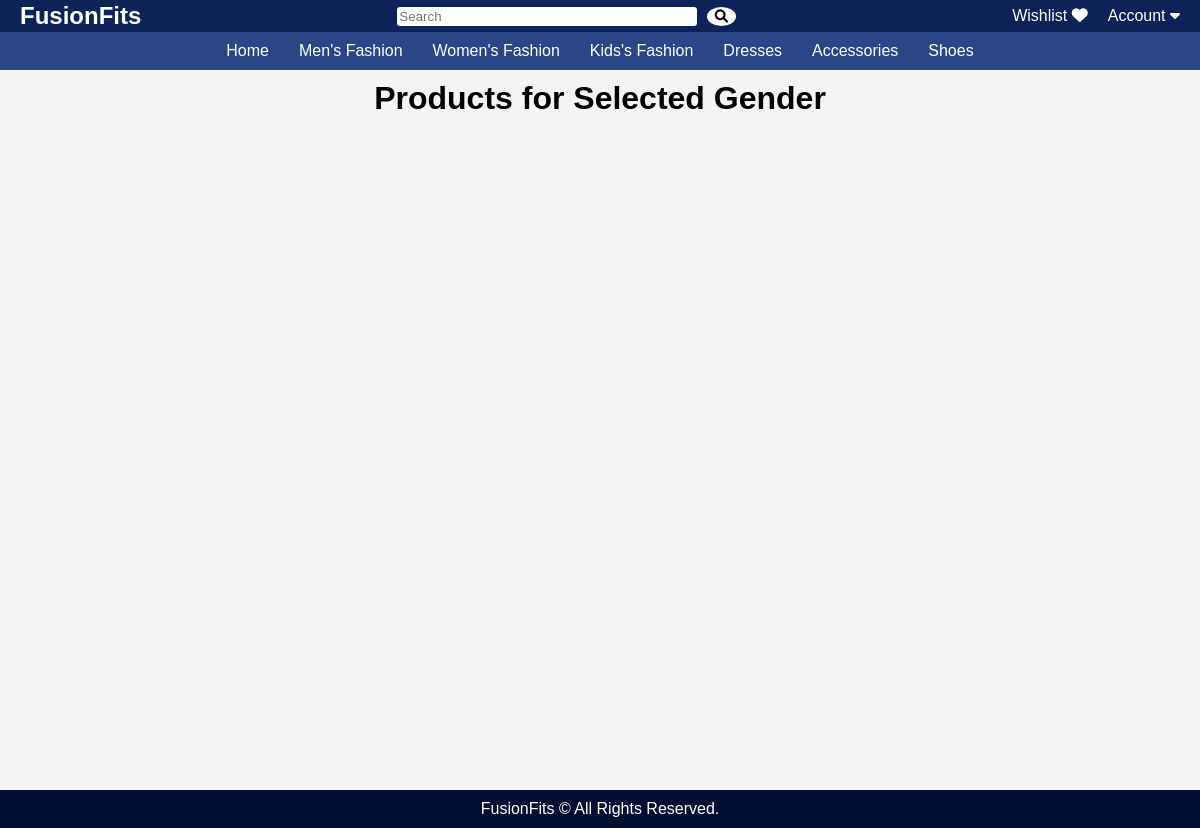
The app's page /gender/male, older data.
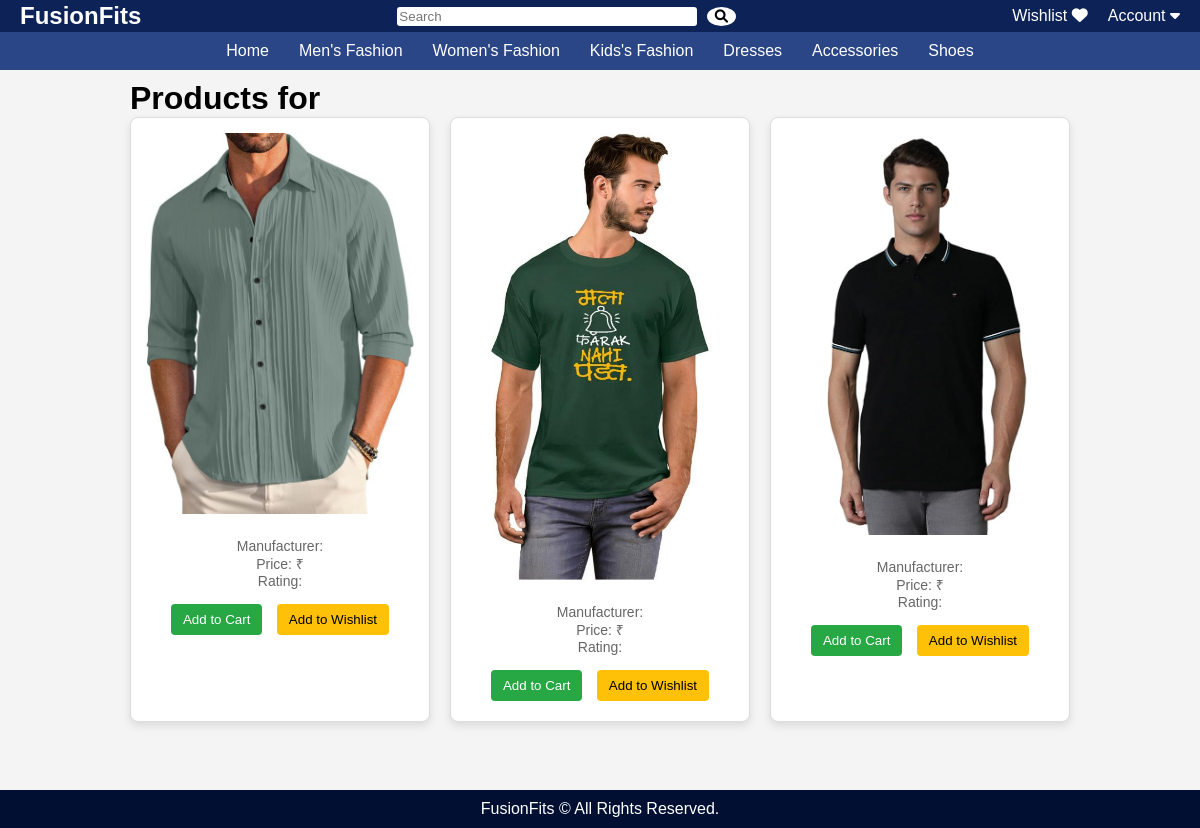
The same page, newer data.
### app/models.py (models this page shows, shortened)
class ProductImage(db.Model):
    id = db.Column(db.Integer, primary_key=True)
    image_url = db.Column(db.String(255), nullable=False)
    product_id = db.Column(db.Integer, db.ForeignKey('product.id'), nullable=False)

### app/category.py (the view)
@category.route('/gender/<gender>')
def product_by_gender(gender):
    products_by_gender,rests,cat= product_view_by_gender(gender)
    return render_template('gender.html', products_by_gender=products_by_gender,wis=rests,cat=cat)

### app/templates/gender.html (shortened to what this page needs)
<!DOCTYPE html>
<html lang="en">
<head>
    <link rel="stylesheet" href="https://cdnjs.cloudflare.com/ajax/libs/font-awesome/6.0.0/css/all.min.css">
    <link rel="stylesheet" href="{{ url_for('static', filename='product.css') }}">
</head>
<body>
    {% extends "home.html" %}
{% block content %}
<div class="full">
<h1>Products for {{ products_by_gender[0][5] if products_by_gender else 'Selected Gender' }}</h1>
<div class="products-container">
    {% for product in products_by_gender %}
    <div class="product-card">
        <img src="{{ url_for('static', filename='uploads/' ~ product['image_url']) }}" alt="{{ product['name'] }}" class="product-image">
        <p>Manufacturer: {{ product[2] }}</p>
        <p>Price: ₹{{ product[3] }}</p>
        <p>Rating: {{ product[6] }}</p>
        <div class="product-actions">
            <form method="POST" action="/add_to_cart" style="display: inline;">
                <button type="submit" class="btn {% if product[0] in cat %}btn-danger{% else %}btn-success{% endif %}">
                    {% if product[0] in cat %}
                    Remove from Cart
                    {% else %}
                    Add to Cart
                    {% endif %}
                </button>
            </form>
            <form method="POST" action="/add_to_wishlist" style="display: inline;">
                <button type="submit" class="btn {% if product[0] in wis %}btn-secondary{% else %}btn-warning{% endif %}">
                    {% if product[0] in wis %}
                    Remove from Wishlist
                    {% else %}
                    Add to Wishlist
                    {% endif %}
                </button>
            </form>
        </div>
    </div>
    {% endfor %}
</div>
</div>
{% endblock %}

Row changes from the older to the newer data that the page shows:
now on this page (row edited): ProductImage: image_url (picture)
now on this page (row edited): ProductImage: image_url (picture)
now on this page (row edited): ProductImage: image_url (picture)
Text that changed along with them:
{{ products_by_gender[0][5] if products_by_gender else 'Selected Gender' }}: "Selected Gender" → (not shown)
new list line: "Manufacturer: Price: ₹ Rating: Add to Cart Add to Wishlist"
